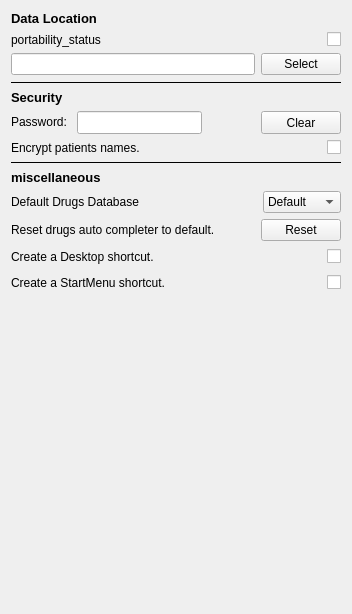
     <widget class="QWidget" name="Advanced_Tab">
      <attribute name="title">
       <string>Advanced</string>
      </attribute>
      <layout class="QGridLayout" name="gridLayout">
       <item row="0" column="0">
        <widget class="QLabel" name="label_43">
         <property name="font">
          <font>
           <pointsize>10</pointsize>
           <weight>75</weight>
           <bold>true</bold>
          </font>
         </property>
         <property name="text">
          <string>Data Location</string>
         </property>
        </widget>
       </item>
       <item row="1" column="0">
        <layout class="QHBoxLayout" name="horizontalLayout_12">
         <item>
          <widget class="QLabel" name="portability_status">
           <property name="text">
            <string>portability_status</string>
           </property>
          </widget>
         </item>
         <item>
          <widget class="QLabel" name="portability_msg">
           <property name="text">
            <string/>
           </property>
          </widget>
         </item>
         <item>
          <widget class="Switch" name="cb_portability">
           <property name="sizePolicy">
            <sizepolicy hsizetype="Fixed" vsizetype="Fixed">
             <horstretch>0</horstretch>
             <verstretch>0</verstretch>
            </sizepolicy>
           </property>
           <property name="text">
            <string/>
           </property>
          </widget>
         </item>
        </layout>
       </item>
       <item row="2" column="0">
        <layout class="QHBoxLayout" name="horizontalLayout_10">
         <item>
          <widget class="QLineEdit" name="appDir">
           <property name="readOnly">
            <bool>true</bool>
           </property>
           <property name="clearButtonEnabled">
            <bool>true</bool>
           </property>
          </widget>
         </item>
         <item>
          <widget class="QPushButton" name="selectDirButton">
           <property name="text">
            <string>Select</string>
           </property>
           <property name="icon">
            <iconset resource="resources.qrc">
             <normaloff>:/Graphics/home</normaloff>:/Graphics/home</iconset>
           </property>
          </widget>
         </item>
        </layout>
       </item>
       <item row="3" column="0">
        <widget class="Line" name="line_20">
         <property name="frameShadow">
          <enum>QFrame::Plain</enum>
         </property>
         <property name="orientation">
          <enum>Qt::Horizontal</enum>
         </property>
        </widget>
       </item>
       <item row="4" column="0">
        <widget class="QLabel" name="label_44">
         <property name="font">
          <font>
           <pointsize>10</pointsize>
           <weight>75</weight>
           <bold>true</bold>
          </font>
         </property>
         <property name="text">
          <string>Security</string>
         </property>
        </widget>
       </item>
       <item row="5" column="0">
        <layout class="QHBoxLayout" name="horizontalLayout">
         <item>
          <widget class="QLabel" name="label">
           <property name="text">
            <string>&lt;html&gt;&lt;head/&gt;&lt;body&gt;&lt;p&gt;Password: &lt;/p&gt;&lt;/body&gt;&lt;/html&gt;</string>
           </property>
          </widget>
         </item>
         <item>
          <widget class="QLineEdit" name="passwordLine">
           <property name="maximumSize">
            <size>
             <width>130</width>
             <height>16777215</height>
            </size>
           </property>
           <property name="font">
            <font>
             <pointsize>10</pointsize>
            </font>
           </property>
           <property name="maxLength">
            <number>8</number>
           </property>
           <property name="echoMode">
            <enum>QLineEdit::Password</enum>
           </property>
           <property name="alignment">
            <set>Qt::AlignCenter</set>
           </property>
          </widget>
         </item>
         <item>
          <spacer name="horizontalSpacer">
           <property name="orientation">
            <enum>Qt::Horizontal</enum>
           </property>
           <property name="sizeHint" stdset="0">
            <size>
             <width>34</width>
             <height>20</height>
            </size>
           </property>
          </spacer>
         </item>
         <item>
          <widget class="QPushButton" name="setPasswdButton">
           <property name="sizePolicy">
            <sizepolicy hsizetype="Preferred" vsizetype="Preferred">
             <horstretch>0</horstretch>
             <verstretch>0</verstretch>
            </sizepolicy>
           </property>
           <property name="text">
            <string>Clear</string>
           </property>
           <property name="icon">
            <iconset resource="resources.qrc">
             <normaloff>:/Graphics/shield</normaloff>:/Graphics/shield</iconset>
           </property>
          </widget>
         </item>
        </layout>
       </item>
       <item row="6" column="0">
        <layout class="QHBoxLayout" name="horizontalLayout_11">
         <item>
          <widget class="QLabel" name="label_45">
           <property name="text">
            <string>Encrypt patients names.</string>
           </property>
          </widget>
         </item>
         <item>
          <widget class="QLabel" name="EncryptionProgress">
           <property name="sizePolicy">
            <sizepolicy hsizetype="Fixed" vsizetype="Fixed">
             <horstretch>0</horstretch>
             <verstretch>0</verstretch>
            </sizepolicy>
           </property>
           <property name="maximumSize">
            <size>
             <width>24</width>
             <height>24</height>
            </size>
           </property>
           <property name="text">
            <string/>
           </property>
          </widget>
         </item>
         <item>
          <widget class="Switch" name="encryptionSwitch">
           <property name="sizePolicy">
            <sizepolicy hsizetype="Fixed" vsizetype="Fixed">
             <horstretch>0</horstretch>
             <verstretch>0</verstretch>
            </sizepolicy>
           </property>
           <property name="text">
            <string/>
           </property>
          </widget>
         </item>
        </layout>
       </item>
       <item row="7" column="0">
        <widget class="Line" name="line_16">
         <property name="frameShadow">
          <enum>QFrame::Plain</enum>
         </property>
         <property name="orientation">
          <enum>Qt::Horizontal</enum>
         </property>
        </widget>
       </item>
       <item row="8" column="0">
        <widget class="QLabel" name="label_46">
         <property name="font">
          <font>
           <pointsize>10</pointsize>
           <weight>75</weight>
           <bold>true</bold>
          </font>
         </property>
         <property name="text">
          <string>miscellaneous</string>
         </property>
        </widget>
       </item>
       <item row="9" column="0">
        <layout class="QHBoxLayout" name="horizontalLayout_13">
         <item>
          <widget class="QLabel" name="label_3">
           <property name="text">
            <string>Default Drugs Database</string>
           </property>
          </widget>
         </item>
         <item>
          <widget class="QComboBox" name="DrugsDatabase">
           <property name="sizePolicy">
            <sizepolicy hsizetype="Fixed" vsizetype="Fixed">
             <horstretch>0</horstretch>
             <verstretch>0</verstretch>
            </sizepolicy>
           </property>
           <item>
            <property name="text">
             <string>Default</string>
            </property>
           </item>
           <item>
            <property name="text">
             <string>DrugEye</string>
            </property>
           </item>
          </widget>
         </item>
        </layout>
       </item>
       <item row="10" column="0">
        <layout class="QHBoxLayout" name="horizontalLayout_5">
         <item>
          <widget class="QLabel" name="label_37">
           <property name="text">
            <string>&lt;html&gt;&lt;head/&gt;&lt;body&gt;&lt;p&gt;Reset drugs auto completer to default.&lt;/p&gt;&lt;/body&gt;&lt;/html&gt;</string>
           </property>
          </widget>
         </item>
         <item>
          <spacer name="horizontalSpacer_42">
           <property name="orientation">
            <enum>Qt::Horizontal</enum>
           </property>
           <property name="sizeHint" stdset="0">
            <size>
             <width>40</width>
             <height>20</height>
            </size>
           </property>
          </spacer>
         </item>
         <item>
          <widget class="QPushButton" name="resetDrugsButton">
           <property name="text">
            <string>Reset</string>
           </property>
           <property name="icon">
            <iconset resource="resources.qrc">
             <normaloff>:/ionicons/reDose</normaloff>:/ionicons/reDose</iconset>
           </property>
          </widget>
         </item>
        </layout>
       </item>
       <item row="11" column="0">
        <layout class="QHBoxLayout" name="horizontalLayout_8">
         <item>
          <widget class="QLabel" name="label_41">
           <property name="text">
            <string>Create a Desktop shortcut.</string>
           </property>
          </widget>
         </item>
         <item>
          <spacer name="horizontalSpacer_3">
           <property name="orientation">
            <enum>Qt::Horizontal</enum>
           </property>
           <property name="sizeHint" stdset="0">
            <size>
             <width>40</width>
             <height>20</height>
            </size>
           </property>
          </spacer>
         </item>
         <item>
          <widget class="Switch" name="createDesktopShortcut">
           <property name="sizePolicy">
            <sizepolicy hsizetype="Fixed" vsizetype="Fixed">
             <horstretch>0</horstretch>
             <verstretch>0</verstretch>
            </sizepolicy>
           </property>
           <property name="text">
            <string/>
           </property>
          </widget>
         </item>
        </layout>
       </item>
       <item row="12" column="0">
        <layout class="QHBoxLayout" name="horizontalLayout_9">
         <item>
          <widget class="QLabel" name="label_42">
           <property name="text">
            <string>Create a StartMenu shortcut.</string>
           </property>
          </widget>
         </item>
         <item>
          <spacer name="horizontalSpacer_50">
           <property name="orientation">
            <enum>Qt::Horizontal</enum>
           </property>
           <property name="sizeHint" stdset="0">
            <size>
             <width>40</width>
             <height>20</height>
            </size>
           </property>
          </spacer>
         </item>
         <item>
          <widget class="Switch" name="createStartMenuShortcut">
           <property name="sizePolicy">
            <sizepolicy hsizetype="Fixed" vsizetype="Fixed">
             <horstretch>0</horstretch>
             <verstretch>0</verstretch>
            </sizepolicy>
           </property>
           <property name="text">
            <string/>
           </property>
          </widget>
         </item>
        </layout>
       </item>
       <item row="13" column="0">
        <spacer name="verticalSpacer">
         <property name="orientation">
          <enum>Qt::Vertical</enum>
         </property>
         <property name="sizeHint" stdset="0">
          <size>
           <width>20</width>
           <height>310</height>
          </size>
         </property>
        </spacer>
       </item>
      </layout>
      <zorder>line_16</zorder>
      <zorder>label_43</zorder>
      <zorder>line_20</zorder>
      <zorder>label_44</zorder>
      <zorder>label_46</zorder>
     </widget>
